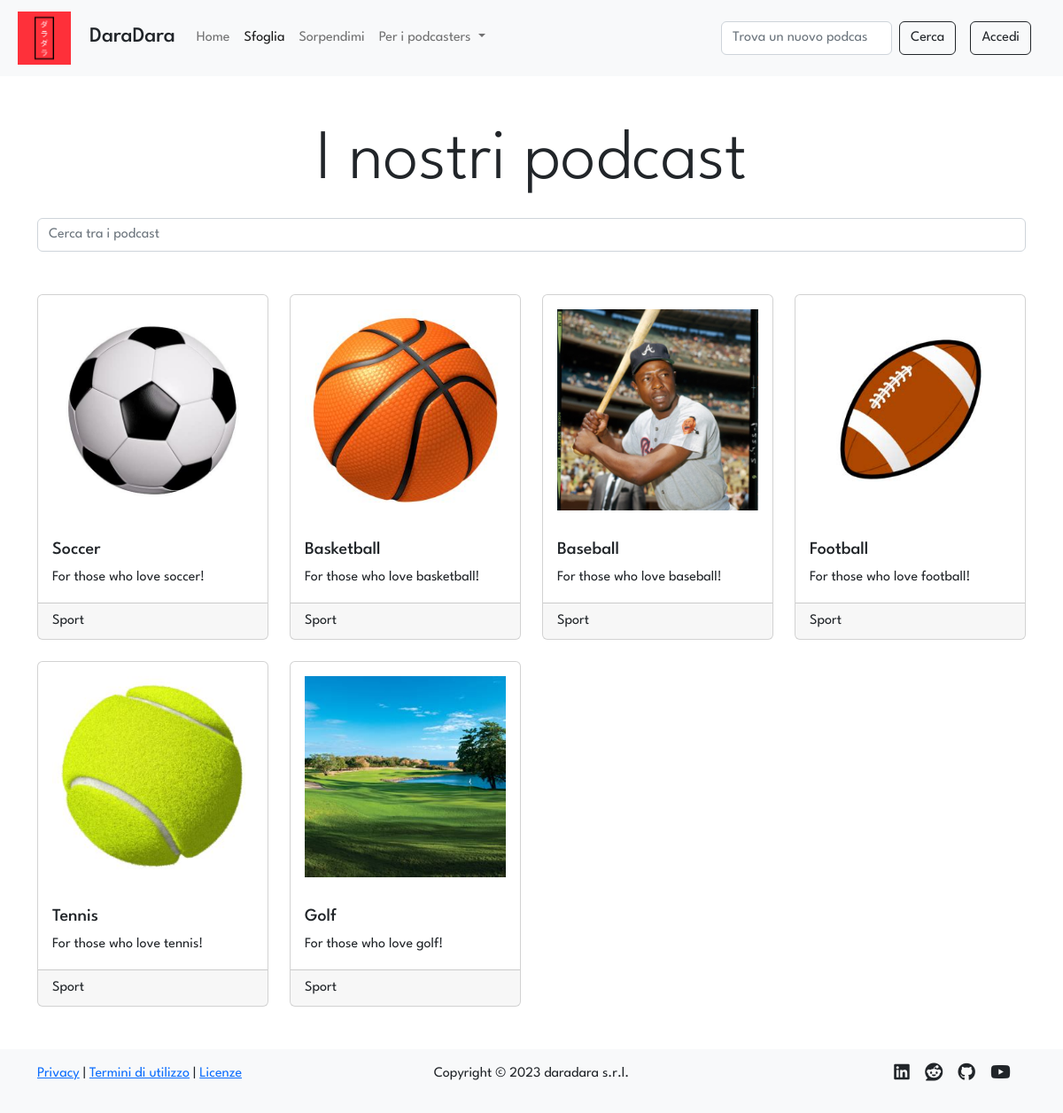
Screenshot of /search with the database file from the repository.
### tables this page shows
CREATE TABLE "categories" (
	"id_podcast"	INTEGER NOT NULL,
	"tag"	TEXT NOT NULL,
	FOREIGN KEY("id_podcast") REFERENCES "podcasts"("id"),
	PRIMARY KEY("tag","id_podcast")
);

CREATE TABLE "podcasts" (
	"id"	INTEGER NOT NULL UNIQUE,
	"title"	TEXT NOT NULL UNIQUE,
	"desc"	TEXT NOT NULL,
	"img"	TEXT NOT NULL,
	"id_user"	INTEGER NOT NULL,
	FOREIGN KEY("id_user") REFERENCES "users"("id"),
	PRIMARY KEY("id" AUTOINCREMENT)
);

### app.py (the view)
@app.route('/search')
def categories():
    podcasts = dao.get_podcasts_with_tags()
    session['previous_url'] = request.url
    return render_template('categories.html', podcasts=podcasts)

### data/dao.py (called while the page is built)
def get_podcasts_with_tags():
    podcasts = []
    for id in range(1, get_last_podcast_id() + 1):
        podcast = get_podcast_with_tags(id)
        if podcast:
            podcasts.append(podcast)
    return podcasts

def get_podcast_with_tags(id):
    conn, cursor = connect()
    podcast = None
    try:
        sql = 'SELECT * FROM podcasts, categories WHERE podcasts.id = categories.id_podcast AND podcasts.id = ?'
        cursor.execute(sql, (id,))
        podcast = cursor.fetchone()
    except Exception as e:
        print(e)
    close(conn, cursor)
    return podcast

def get_last_podcast_id():
    conn, cursor = connect()
    id = 0
    try:
        sql = 'SELECT MAX(id) FROM podcasts'
        cursor.execute(sql)
        id = cursor.fetchone()['MAX(id)']
    except Exception as e:
        print(e)
    close(conn, cursor)
    return id

def connect():
    conn = sqlite3.connect(PATH)
    conn.row_factory = sqlite3.Row
    cursor = conn.cursor()
    return conn, cursor

def close(conn, cursor):
    cursor.close()
    conn.close()

### templates/categories.html (shortened to what this page needs)
{% extends 'gallery.html' %}
{% block searchActive %}active{% endblock %}
{% block header %}
    <p class="text-center display-1">I nostri podcast</p>
{% endblock %}
{% block gallery %}
{% for podcast in podcasts %}
    <div class="col">
    <a class="podcast card h-100" href="{{url_for('podcast', id=podcast.id)}}">
        <img class="card-img-top img-fluid p-1 p-lg-3" src="{{url_for('static', filename='uploads/images/covers/'+podcast.id|string+podcast.img)}}" alt="podcast {{podcast.title}} image">
        <div class="card-body">
            <h5 class="podcast-title card-title">{{podcast.title}}</h5>
            <p class="podcast-description card-text">{{podcast.desc}}</p>
        </div>
        <div class="card-footer podcast-category">
            {{podcast.tag|capitalize}}
        </div>
    </a>
    </div>
{% endfor %}
{%endblock%}

### static/stylesheets/layout.css (style rules this page uses)
* { font-family: 'League Spartan', sans-serif; }
img { max-width: 800px; max-height: 800px; }
a:not(.stock-a, .vanilla-a, .nav-link) { color: inherit; text-decoration: none; }

### rows the page displays
categories: img (picture), title "Soccer", desc "For those who love soccer!", tag "Sport"
categories: img (picture), title "Basketball", desc "For those who love basketball!", tag "Sport"
categories: img (picture), title "Baseball", desc "For those who love baseball!", tag "Sport"
categories: img (picture), title "Football", desc "For those who love football!", tag "Sport"
categories: img (picture), title "Tennis", desc "For those who love tennis!", tag "Sport"
categories: img (picture), title "Golf", desc "For those who love golf!", tag "Sport"
